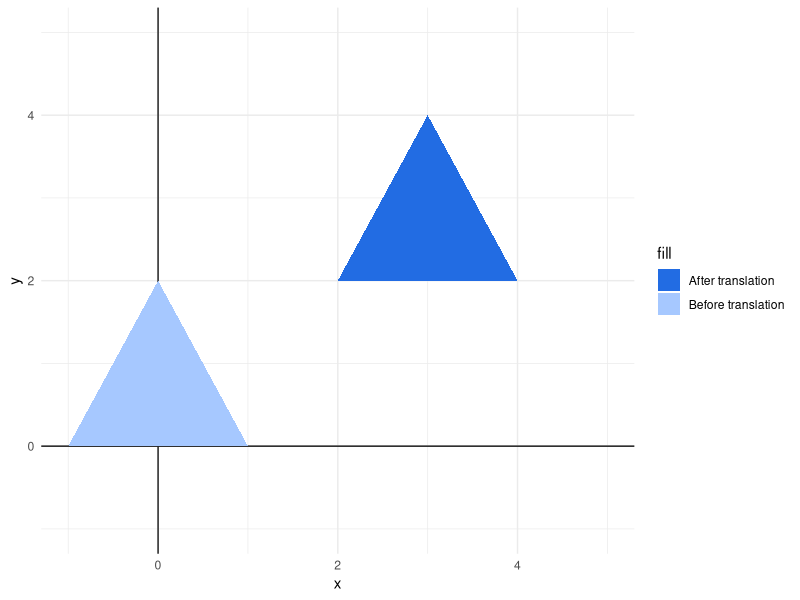
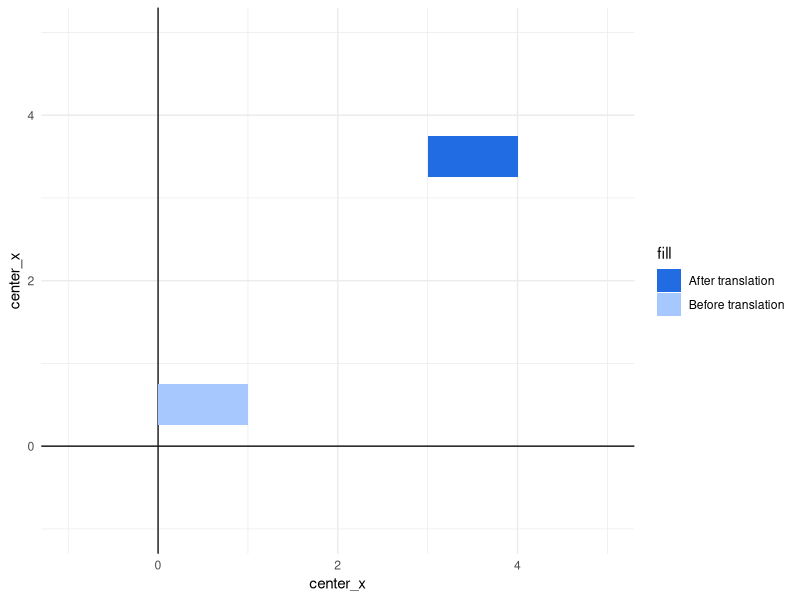
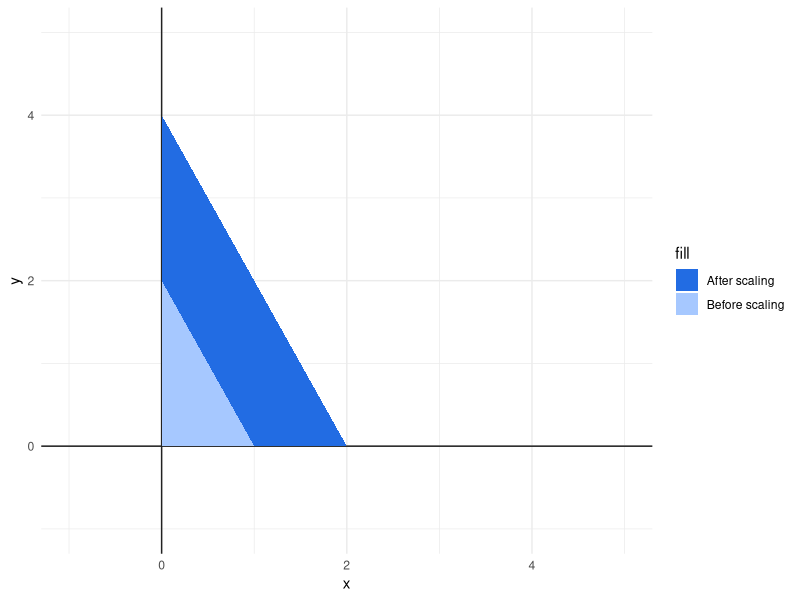
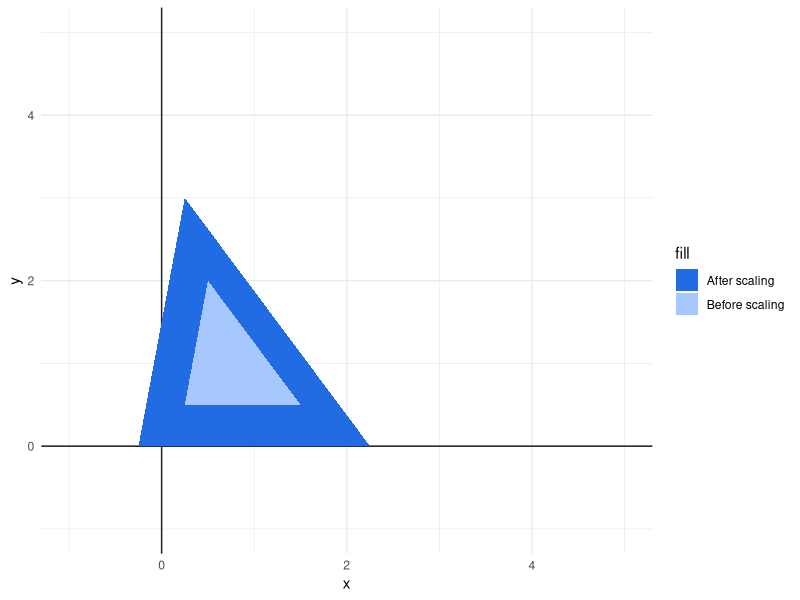
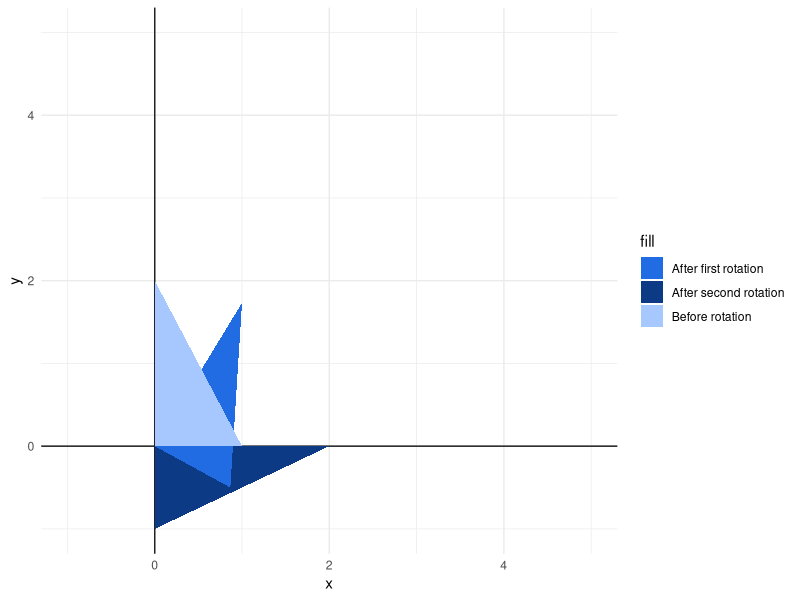
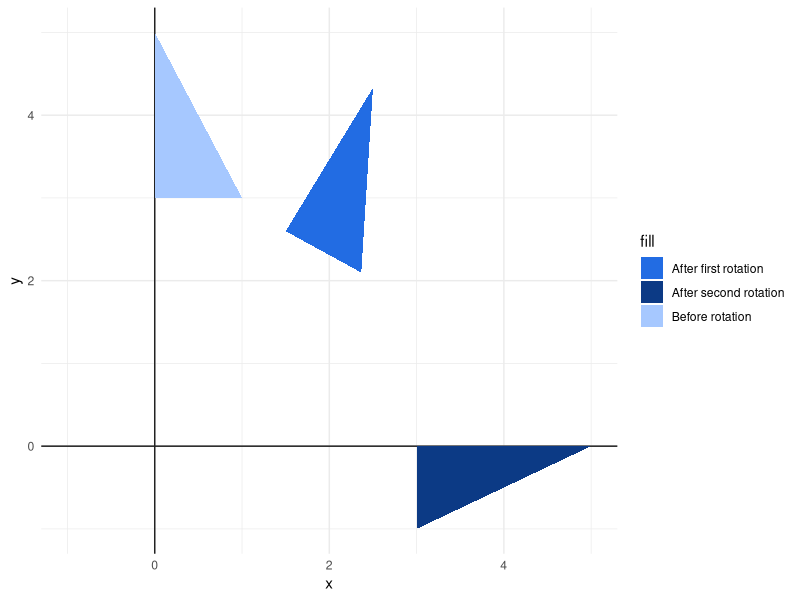

Generate these figures, in order, with R:
## ---- chunk 1
library(ggplot2)
triangle <- data.frame(
  x = c(-1, 1, 0),
  y = c(0, 0, 2)
)

x_offset <- 3
y_offset <- 2
translated_triangle <- data.frame(
  x = triangle$x + x_offset,
  y = triangle$y + y_offset
)

canvas <- ggplot() +
  theme_minimal() +
  lims(y = c(-1, 5), x = c(-1, 5)) +
  geom_vline(aes(xintercept = 0), color = "#222222") +
  geom_hline(aes(yintercept = 0), color = "#222222")

canvas +
  geom_polygon(
    aes(x = x, y = y, fill = "Before translation"),
    data= triangle
  ) +
  geom_polygon(
    aes(x = x, y = y, fill = "After translation"),
    data= translated_triangle
  ) +
  scale_fill_manual(values = c("#226ce3", "#a6c8ff"))
## ---- chunk 2
r <- data.frame(
  center_x = 0.5,
  center_y = 0.25,
  width = 1,
  height = 0.5
)

x_offset <- 3
y_offset <- 2
translated_r <- data.frame(
  center_x = r$center_x + 3,
  center_y = r$center_y + 2,
  width = 1,
  height = 0.5
)

canvas +
  geom_tile(
    aes(x = center_x, y = center_x,
        height = height, width = width,
        fill = "Before translation"),
    data = r
  ) +
  geom_tile(
    aes(x = center_x, y = center_x,
        height = height, width = width,
        fill = "After translation"),
    data = translated_r
  ) +
  scale_fill_manual(values = c("#226ce3", "#a6c8ff"))
## ---- chunk 3
triangle <- data.frame(
  x = c(0, 1, 0),
  y = c(0, 0, 2)
)
twice_triangle <- data.frame(
  x = triangle$x * 2,
  y = triangle$y * 2
)

canvas +
  geom_polygon(
    aes(x = x, y = y, fill = "After scaling"),
    data= twice_triangle
  ) +
  geom_polygon(
    aes(x = x, y = y, fill = "Before scaling"),
    data= triangle
  ) +
  scale_fill_manual(values = c("#226ce3", "#a6c8ff"))
## ---- chunk 4
triangle <- data.frame(
  x = c(0.25, 1.5, 0.5),
  y = c(0.5, 0.5, 2)
)
twice_triangle <- data.frame(
  x = (triangle$x * 2) - (max(triangle$x) / 2),
  y = (triangle$y * 2) - (max(triangle$y) / 2)
)

canvas +
  geom_polygon(
    aes(x = x, y = y, fill = "After scaling"),
    data= twice_triangle
  ) +
  geom_polygon(
    aes(x = x, y = y, fill = "Before scaling"),
    data= triangle
  ) +
  scale_fill_manual(values = c("#226ce3", "#a6c8ff"))
## ---- chunk 5
# A function to convert degrees to radians
deg2rad <- function(deg){
  return(deg * pi / 180)
}
## ---- chunk 6
triangle <- data.frame(
  x = c(0, 1, 0),
  y = c(0, 0, 2)
)

angle <- deg2rad(-30)
first_rotated_triangle <- data.frame(
  x = (triangle$x * cos(angle)) + (triangle$y * -1 * sin(angle)),
  y = (triangle$x * sin(angle)) + (triangle$y * cos(angle))
)

angle <- deg2rad(-90)
second_rotated_triangle <- data.frame(
  x = (triangle$x * cos(angle)) + (triangle$y * -1 * sin(angle)),
  y = (triangle$x * sin(angle)) + (triangle$y * cos(angle))
)

canvas +
  geom_polygon(
    aes(x = x, y = y, fill = "After second rotation"),
    data = second_rotated_triangle
  ) +
  geom_polygon(
    aes(x = x, y = y, fill = "After first rotation"),
    data = first_rotated_triangle
  ) +
  geom_polygon(
    aes(x = x, y = y, fill = "Before rotation"),
    data = triangle
  ) +
  scale_fill_manual(values = c("#226ce3", "#0c3a85", "#a6c8ff"))
## ---- chunk 7
#| echo: false
triangle <- data.frame(
  x = c(0, 1, 0),
  y = c(3, 3, 5)
)

angle <- deg2rad(-30)
first_rotated_triangle <- data.frame(
  x = (triangle$x * cos(angle)) + (triangle$y * -1 * sin(angle)),
  y = (triangle$x * sin(angle)) + (triangle$y * cos(angle))
)

angle <- deg2rad(-90)
second_rotated_triangle <- data.frame(
  x = (triangle$x * cos(angle)) + (triangle$y * -1 * sin(angle)),
  y = (triangle$x * sin(angle)) + (triangle$y * cos(angle))
)

canvas +
  geom_polygon(
    aes(x = x, y = y, fill = "After second rotation"),
    data = second_rotated_triangle
  ) +
  geom_polygon(
    aes(x = x, y = y, fill = "After first rotation"),
    data = first_rotated_triangle
  ) +
  geom_polygon(
    aes(x = x, y = y, fill = "Before rotation"),
    data = triangle
  ) +
  scale_fill_manual(values = c("#226ce3", "#0c3a85", "#a6c8ff"))
